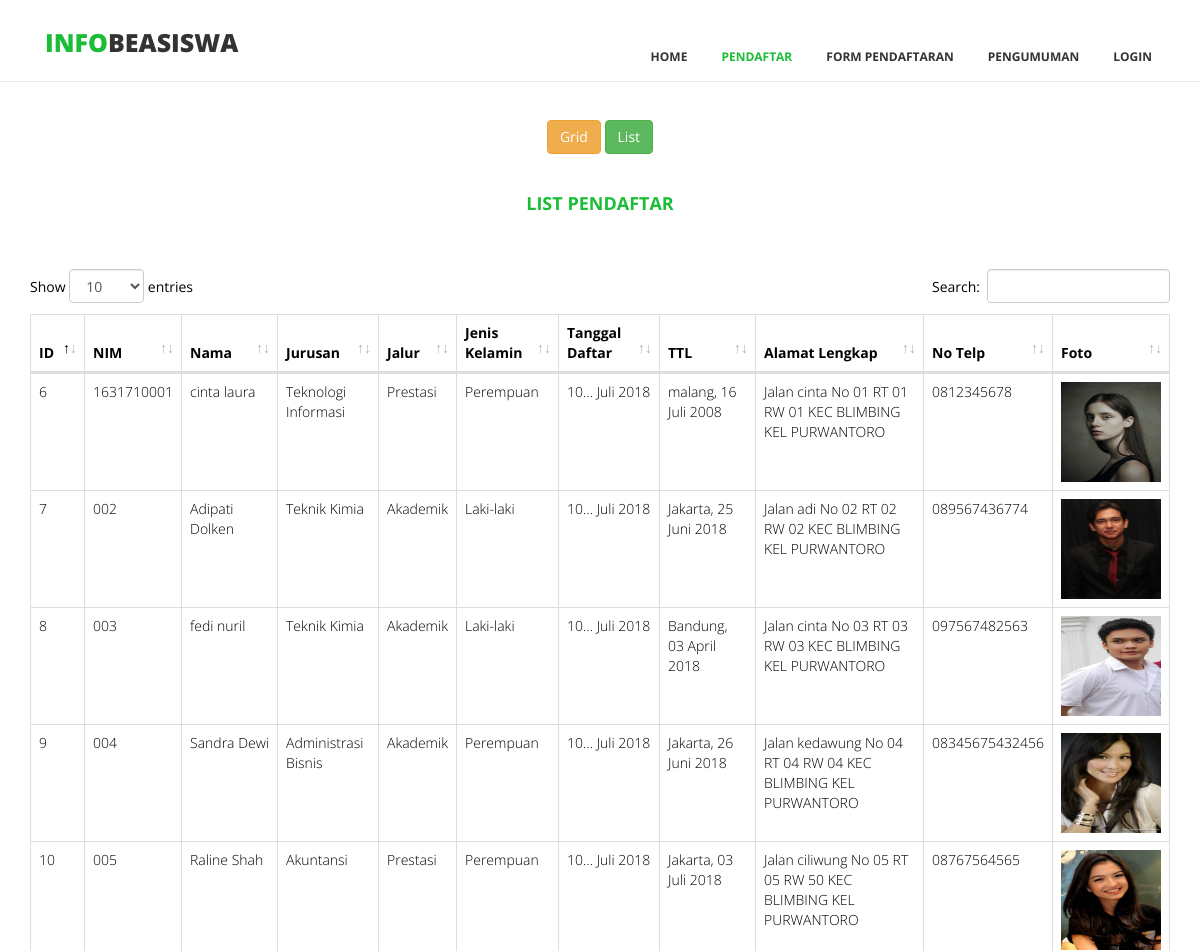
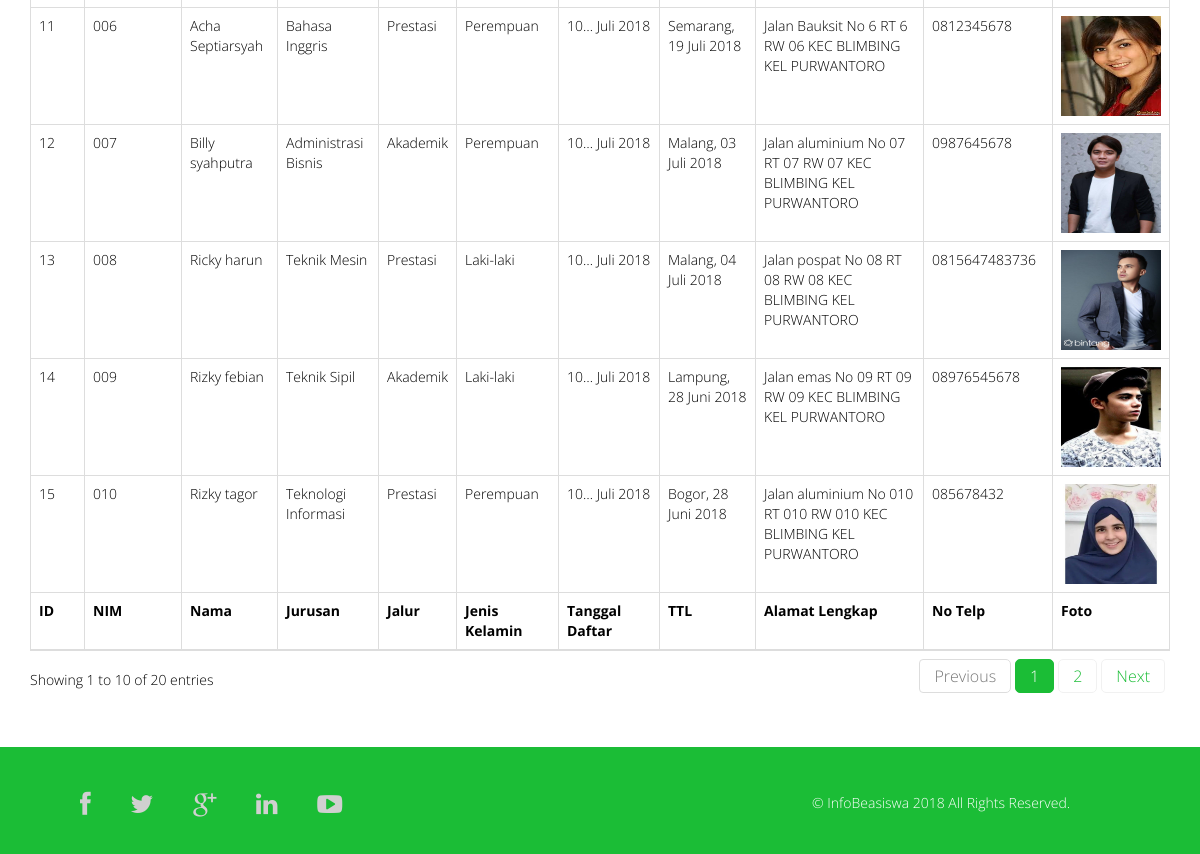
Page /index.php/user/listpendaftar on the committed database (2 pictures, top to bottom).
### tables this page shows
CREATE TABLE `pendaftar` (
  `idDaftar` int(11) NOT NULL,
  `nim` varchar(15) NOT NULL,
  `nama` varchar(30) NOT NULL,
  `jurusan` varchar(30) NOT NULL,
  `jk` enum('Laki-laki','Perempuan','','') NOT NULL,
  `tempatLahir` varchar(20) NOT NULL,
  `tglLahir` varchar(20) NOT NULL,
  `alamatLengkap` varchar(100) NOT NULL,
  `telp` varchar(15) NOT NULL,
  `foto` varchar(40) NOT NULL,
  `ipk` float NOT NULL,
  `namaAyah` varchar(30) NOT NULL,
  `namaIbu` varchar(30) NOT NULL,
  `internasional` int(3) NOT NULL,
  `nasional` int(3) NOT NULL,
  `provinsi` int(3) NOT NULL,
  `kota` int(3) NOT NULL,
  `alasanBeasiswa` varchar(100) NOT NULL,
  `pwd` varchar(50) NOT NULL,
  `tglDaftar` timestamp NOT NULL DEFAULT CURRENT_TIMESTAMP,
  `level` int(11) NOT NULL
);

CREATE TABLE `level` (
  `idLevel` int(11) NOT NULL,
  `keterangan` varchar(30) NOT NULL
);

### application/controllers/User.php (called while the page is built, shortened)
<?php
class User extends CI_Controller {
	function __construct()
	{
		$this->load->helper('MY');
		$this->load->model('model_beasiswa');
		$this->load->model('model_pendaftar');
		$this->load->model('model_user');
		$this->load->model('model_pengumuman');
		$this->load->helper('form');
		$this->load->library('form_validation');
	}
	public function listpendaftar()
	{
		$pendaftar['data'] = $this->model_pendaftar->get_all_pendaftar();
        $this->load->view('user/listpendaftar', $pendaftar);
	}
}

### index.php (called while the page is built, shortened)
<?php
require_once BASEPATH.'core/CodeIgniter.php';

### application/models/Model_pendaftar.php (called while the page is built, shortened)
<?php
Class Model_pendaftar extends CI_Model{
    public function get_all_pendaftar($limit = FALSE, $offset = FALSE)
    {
        $this->db->order_by('idDaftar', 'DESC');
        $this->db->join('pendaftar', 'pendaftar.level = level.idLevel');
        $query = $this->db->get('level');
        return $query->result();
    }
}

### application/helpers/my_helper.php (called while the page is built, shortened)
<?php
function tgl_indo($tanggal){
    $bulan = array (
        1 =>   'Januari',
        'Februari',
        'Maret',
        'April',
        'Mei',
        'Juni',
        'Juli',
        'Agustus',
        'September',
        'Oktober',
        'November',
        'Desember'
    );
    $pecahkan = explode('-', $tanggal);
    return $pecahkan[2] . ' ' . $bulan[ (int)$pecahkan[1] ] . ' ' . $pecahkan[0];
}

### application/views/user/listpendaftar.php (the view, shortened to what this page needs)
<!DOCTYPE html>
<html lang="en">
  <head>
    <link rel="stylesheet" href="<?php echo base_url().'assets/user/css/bootstrap.min.css'?>">
	<link rel="stylesheet" href="<?php echo base_url().'assets/user/css/font-awesome.css'?>">
	<link rel="stylesheet" href="<?php echo base_url().'assets/user/css/animate.css'?>">
	<link rel="stylesheet" href="<?php echo base_url().'assets/user/css/prettyPhoto.css'?>">
	<link rel="stylesheet" href="<?php echo base_url().'assets/user/css/style.css'?>">
  </head>
  <body>
	<header>
		<nav class="navbar navbar-default navbar-fixed-top" role="navigation">
			<div class="navigation">
				<div class="container">
					<div class="navbar-header">
						<div class="navbar-brand">
							<a href="<?php echo site_url().'User/' ?>"><h1><span>Info</span>Beasiswa</h1></a>
						</div>
					</div>
					<div class="navbar-collapse collapse">
						<div class="menu">
							<ul class="nav nav-tabs" role="tablist">
								<li role="presentation"><a href=""></a></li>
								<li role="presentation"><a href=""></a></li>
								<li role="presentation"><a href=""></a></li>
								<li role="presentation"><a href=""></a></li>
								<li role="presentation"><a href=""></a></li>
								<li role="presentation"><a href=""></a></li>
							</ul>
							<ul class="nav nav-tabs" role="tablist">
								<?php if(!$this->session->userdata('logged_in')) : ?>
							        <li role="presentation"><a href="<?php echo site_url().'User/' ?>">Home</a></li>
							    <?php endif; ?>
							    <li role="presentation"><a href="<?php echo site_url().'User/pendaftar/' ?>" class="active">Pendaftar</a></li>
							    <?php if(!$this->session->userdata('logged_in')) : ?>
							        <li role="presentation"><a href="<?php echo site_url().'Daftar/daftar/' ?>">Form Pendaftaran </a></li>
							    <?php endif; ?>
						        <li role="presentation"><a href="<?php echo site_url().'Pengumuman/userindex/' ?>">Pengumuman</a></li>
								<?php if(!$this->session->userdata('logged_in')) : ?>
								<li role="presentation"><a href="<?php echo site_url().'User/login/' ?>">Login</a></li>
								<?php endif; ?>
							</ul>
						</div>
					</div>
				</div>
			</div>
		</nav>
	</header>
<div class="tes" align="center"><a href="<?php echo site_url('User/pendaftar/') ?>" class="btn btn-warning">Grid</a>
<a href="<?php echo site_url('User/listpendaftar/') ?>" class="btn btn-success">List</a></div>
<div id="listpendaftar" class=" table-responsive">
	<div class="container">
		<div class="row">
			<h4 align="center" style="color:#1BBD36"><b>LIST PENDAFTAR</b></h4><br>
      <div class="col-md-12"><br></div>
        <table id="table_id" class="table table-hover table-responsive table-bordered">
      <thead>
        <tr>
          <th>ID</th>
          <th>NIM</th>
          <th>Nama</th>
          <th>Jurusan</th>
          <th>Jalur</th>
          <th>Jenis Kelamin</th>
          <th>Tanggal Daftar</th>
          <th>TTL</th>
          <th>Alamat Lengkap</th>
          <th>No Telp</th>
          <th>Foto</th>
        </tr>
      </thead>
      <tbody>
        <?php
        foreach($data as $p){?>
             <tr>
                 <td><?php echo $p->idDaftar;?></td>
                 <td><?php echo $p->nim;?></td>
                 <td><?php echo $p->nama;?></td>
                 <td><?php echo $p->jurusan;?></td>
                 <td><?php echo $p->keterangan;?></td>
                 <td><?php echo $p->jk;?></td>
                 <?php $tgl=character_limiter($p->tglDaftar, 10) ?>
                 <td><?php echo tgl_indo($tgl);?></td>
                 <td><?php echo $p->tempatLahir.", ".tgl_indo($p->tglLahir);?></td>
                 <td><?php echo $p->alamatLengkap;?></td>
                 <td><?php echo $p->telp;?></td>
                  <td><img src="<?php echo base_url() .'uploads/'. $p->foto ?>" width='100' height='100'></td>
              </tr>
             <?php }?>
      </tbody>
      <tfoot>
        <tr>
          <th>ID</th>
          <th>NIM</th>
          <th>Nama</th>
          <th>Jurusan</th>
          <th>Jalur</th>
          <th>Jenis Kelamin</th>
          <th>Tanggal Daftar</th>
          <th>TTL</th>
          <th>Alamat Lengkap</th>
          <th>No Telp</th>
          <th>Foto</th>
        </tr>
      </tfoot>
    </table>
    </div>
    </div>
  </div><br><br>
<link rel="stylesheet" href="<?php echo base_url() ?>assets/css/jquery.dataTables.min.css">
	<footer>
		<div class="footer">
			<div class="container">
				<div class="social-icon">
					<div class="col-md-4">
						<ul class="social-network">
							<li><a href="#" class="fb tool-tip" title="Facebook"><i class="fa fa-facebook"></i></a></li>
							<li><a href="#" class="twitter tool-tip" title="Twitter"><i class="fa fa-twitter"></i></a></li>
							<li><a href="#" class="gplus tool-tip" title="Google Plus"><i class="fa fa-google-plus"></i></a></li>
							<li><a href="#" class="linkedin tool-tip" title="Linkedin"><i class="fa fa-linkedin"></i></a></li>
							<li><a href="#" class="ytube tool-tip" title="You Tube"><i class="fa fa-youtube-play"></i></a></li>
						</ul>
					</div>
				</div>
				<div class="col-md-4 col-md-offset-4">
					<div class="copyright" style="color: white;">
						&copy; InfoBeasiswa 2018 All Rights Reserved.
					</div>
				</div>
			</div>
		</div>
	</footer>
  </body>
</html>

### assets/user/css/style.css (style rules this page uses)
body { font-family:'Open Sans', Arial, sans-serif; font-size:14px; font-weight:300; line-height:1.6em; color:#fff; background-color:#fff; overflow-x:hidden; }
hi,h2,h3,h4,h5,h6 { color:#333; line-height:1.1em; }
a { text-decoration:none; transition: all 0.1s ease-in-out; -moz-transition: all 0.1s ease-in-out; -webkit-transition: all 0.1s ease-in-out; -o-transition: all 0.1s ease-in-out; outline: none; color:#333; }
.navigation { background-color:#fff; padding:0; }
.navbar-brand h1 { margin-top:9px; padding-top:5px; float: left; font-size: 25px; color:#333; text-transform:uppercase; font-weight:900; }
.navbar-brand h1 span { color: #1BBD36; }
.menu { font-size:12px; float:right; text-transform:uppercase; font-weight:700; }
.menu ul.nav-tabs li { color:#000; }
.nav-tabs { border-bottom: 0; }
.nav-tabs > li { float: left; margin-bottom: 0; }
.nav-tabs > li > a { border-radius:0; color:#333; padding:30px; }
.nav-tabs > li > a.active { color: #1BBD36; border-radius:0; transition: all 0.3s ease-in-out; -moz-transition: all 0.3s ease-in-out; -webkit-transition: all 0.3s ease-in-out; -o-transition: all 0.3s ease-in-out; }
.footer { background:#1BBD36; padding:15px 22px; }
ul.social-network { list-style:none; margin-top:20px; padding:10px; transition: all 0.3s ease-in-out; -moz-transition: all 0.3s ease-in-out; -webkit-transition: all 0.3s ease-in-out; -o-transition: all 0.3s ease-in-out; }
ul.social-network li { display:inline; margin: 0 18px; font-size:25px; }
ul.social-network li a { color:#d0d0d0; }
.copyright { margin-top:30px; }

### application/views/user/listpendaftar.php (style rules this page uses)
#listpendaftar { margin-top: 30px; }
th, td, label, body { color: black; }
.tes { margin-top: 120px; }
.nav-tabs > li > a { border-radius: 0; color: #333; padding: 15px; }

### rows in the picture
pendaftar: idDaftar "15", nim "010", nama "Rizky tagor", jurusan "Teknologi Informasi", level.keterangan "Prestasi", jk "Perempuan", tglDaftar "10… Juli 2018", tempatLahir "Bogor", tglLahir "28 Juni 2018", alamatLengkap "Jalan aluminium No 010 RT 010 RW 010 KEC BLIMBING KEL PURWANTORO", telp "085678432", foto (picture)
pendaftar: idDaftar "14", nim "009", nama "Rizky febian", jurusan "Teknik Sipil", level.keterangan "Akademik", jk "Laki-laki", tglDaftar "10… Juli 2018", tempatLahir "Lampung", tglLahir "28 Juni 2018", alamatLengkap "Jalan emas No 09 RT 09 RW 09 KEC BLIMBING KEL PURWANTORO", telp "08976545678", foto (picture)
pendaftar: idDaftar "13", nim "008", nama "Ricky harun", jurusan "Teknik Mesin", level.keterangan "Prestasi", jk "Laki-laki", tglDaftar "10… Juli 2018", tempatLahir "Malang", tglLahir "04 Juli 2018", alamatLengkap "Jalan pospat No 08 RT 08 RW 08 KEC BLIMBING KEL PURWANTORO", telp "0815647483736", foto (picture)
pendaftar: idDaftar "12", nim "007", nama "Billy syahputra", jurusan "Administrasi Bisnis", level.keterangan "Akademik", jk "Perempuan", tglDaftar "10… Juli 2018", tempatLahir "Malang", tglLahir "03 Juli 2018", alamatLengkap "Jalan aluminium No 07 RT 07 RW 07 KEC BLIMBING KEL PURWANTORO", telp "0987645678", foto (picture)
pendaftar: idDaftar "11", nim "006", nama "Acha Septiarsyah", jurusan "Bahasa Inggris", level.keterangan "Prestasi", jk "Perempuan", tglDaftar "10… Juli 2018", tempatLahir "Semarang", tglLahir "19 Juli 2018", alamatLengkap "Jalan Bauksit No 6 RT 6 RW 06 KEC BLIMBING KEL PURWANTORO", telp "0812345678", foto (picture)
pendaftar: idDaftar "10", nim "005", nama "Raline Shah", jurusan "Akuntansi", level.keterangan "Prestasi", jk "Perempuan", tglDaftar "10… Juli 2018", tempatLahir "Jakarta", tglLahir "03 Juli 2018", alamatLengkap "Jalan ciliwung No 05 RT 05 RW 50 KEC BLIMBING KEL PURWANTORO", telp "08767564565", foto (picture)
pendaftar: idDaftar "9", nim "004", nama "Sandra Dewi", jurusan "Administrasi Bisnis", level.keterangan "Akademik", jk "Perempuan", tglDaftar "10… Juli 2018", tempatLahir "Jakarta", tglLahir "26 Juni 2018", alamatLengkap "Jalan kedawung No 04 RT 04 RW 04 KEC BLIMBING KEL PURWANTORO", telp "08345675432456", foto (picture)
pendaftar: idDaftar "8", nim "003", nama "fedi nuril", jurusan "Teknik Kimia", level.keterangan "Akademik", jk "Laki-laki", tglDaftar "10… Juli 2018", tempatLahir "Bandung", tglLahir "03 April 2018", alamatLengkap "Jalan cinta No 03 RT 03 RW 03 KEC BLIMBING KEL PURWANTORO", telp "097567482563", foto (picture)
pendaftar: idDaftar "7", nim "002", nama "Adipati Dolken", jurusan "Teknik Kimia", level.keterangan "Akademik", jk "Laki-laki", tglDaftar "10… Juli 2018", tempatLahir "Jakarta", tglLahir "25 Juni 2018", alamatLengkap "Jalan adi No 02 RT 02 RW 02 KEC BLIMBING KEL PURWANTORO", telp "089567436774", foto (picture)
pendaftar: idDaftar "6", nim "1631710001", nama "cinta laura", jurusan "Teknologi Informasi", level.keterangan "Prestasi", jk "Perempuan", tglDaftar "10… Juli 2018", tempatLahir "malang", tglLahir "16 Juli 2008", alamatLengkap "Jalan cinta No 01 RT 01 RW 01 KEC BLIMBING KEL PURWANTORO", telp "0812345678", foto (picture)
